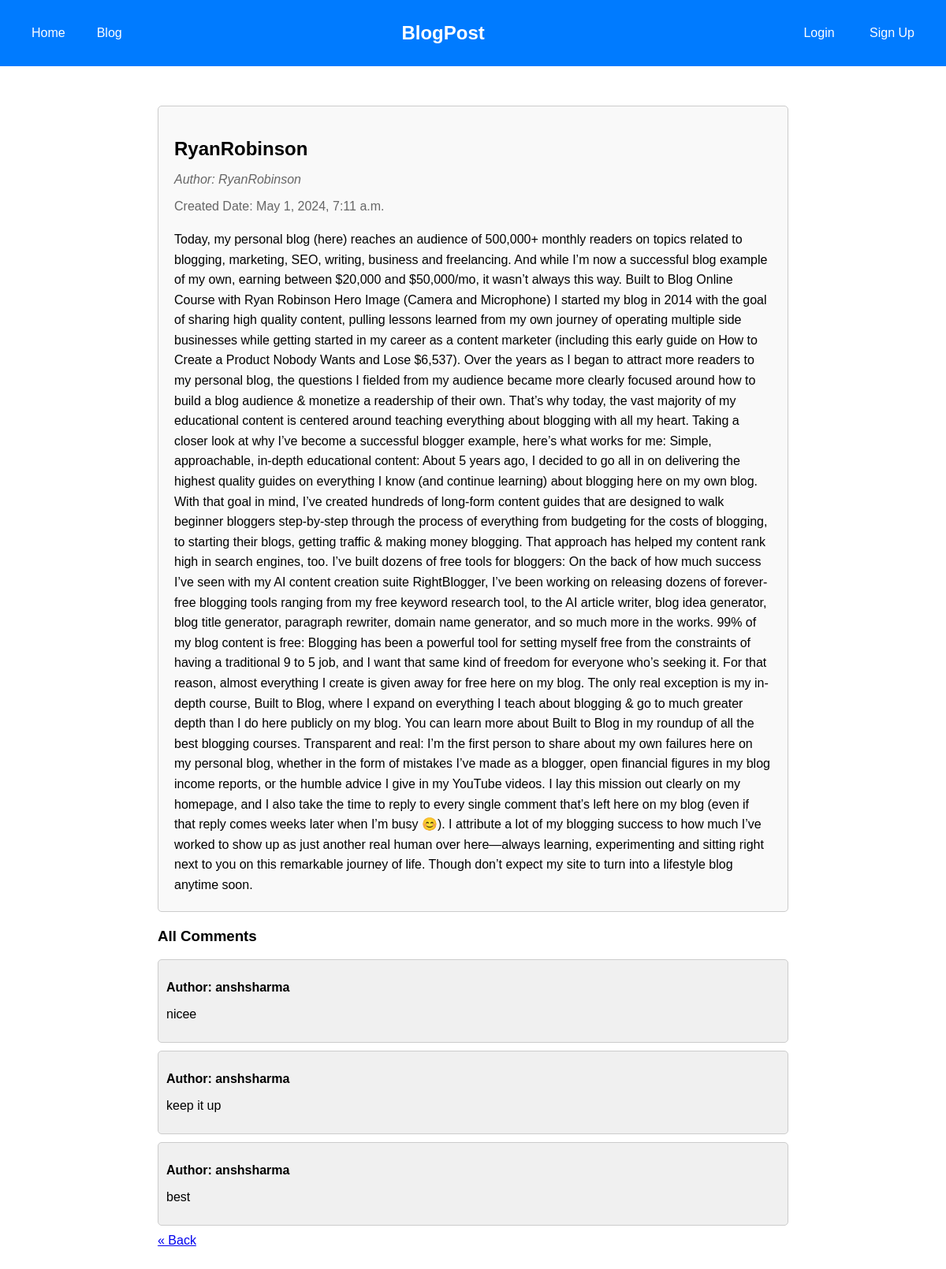
The app's page /blogs/5/ with its own data.
### app/models.py (models this page shows, shortened)
class Blog(models.Model):
    title = models.CharField(unique=True, max_length=100)
    content = models.TextField()
    user = models.ForeignKey(User, on_delete=models.CASCADE)
    tags = models.ManyToManyField('Tag', blank='True')
    created_at = models.DateTimeField(auto_now_add=True)
    likes = models.ManyToManyField(User, related_name='liked_blogs', blank=True)
    dislikes = models.ManyToManyField(User, related_name='disliked_blogs', blank=True)
    tags = models.ManyToManyField(Tag, related_name='blogs', blank=True)

class Comment(models.Model):
    blog = models.ForeignKey('Blog', related_name='comments', on_delete=models.CASCADE)
    user = models.ForeignKey(User, on_delete=models.CASCADE)
    content = models.TextField()
    created_at = models.DateTimeField(auto_now_add=True)

### app/views.py (the view)
# urls.py: path('blogs/<int:blog_id>/', views.view_blogs, name='view_blogs'),
def view_blogs(request, blog_id):
    blog_post = get_object_or_404(Blog, pk=blog_id)
    return render(request, 'view_blogs.html', {'blog_post': blog_post})

### templates/view_blogs.html (shortened to what this page needs)
{% extends 'navbar.html' %}
{% block content %}
<div class="container">
    <div class="blog-post">
        <h2 class="blog-title">{{ blog_post.title }}</h2>
        <p class="blog-author">Author: {{ blog_post.user.username }}</p>
        <p class="blog-date">Created Date: {{ blog_post.created_at }}</p>
        <div class="blog-content">
            {{ blog_post.content | safe }}
        </div>
    </div>
    <div class="comments">
        <h3>All Comments</h3>
        {% for comment in blog_post.comments.all %}
        <div class="comment">
            <p class="comment-author">Author: {{ comment.user.username }}</p>
            <p>{{ comment.content }}</p>
        </div>
        {% empty %}
        <p>No comments yet.</p>
        {% endfor %}
    </div>
    <a href="{% url 'blogs' %}" class="btn btn-success back-btn">&laquo; Back</a>
</div>
{% endblock %}

### templates/navbar.html (style rules this page uses)
body { margin: 0; font-family: Arial, sans-serif; }

### templates/view_blogs.html (style rules this page uses)
.container { max-width: 800px; margin: 50px auto; }
.blog-post { border: 1px solid #ccc; border-radius: 5px; background-color: #f9f9f9; padding: 20px; margin-bottom: 20px; }
.blog-title { font-size: 24px; font-weight: bold; margin-bottom: 10px; }
.blog-author { font-style: italic; color: #666; margin-bottom: 10px; }
.blog-date { color: #666; margin-bottom: 20px; }
.blog-content { line-height: 1.6; }
.comment { margin-bottom: 10px; }
.comment-author { font-weight: bold; }
.back-btn { margin-top: 20px; }
.comments { margin-top: 20px; }
.comment { padding: 10px; border: 1px solid #ccc; border-radius: 5px; background-color: #f0f0f0; margin-bottom: 10px; }
.comment-author { font-weight: bold; margin-bottom: 5px; }

### records on screen
Blog: title "RyanRobinson", user.username "RyanRobinson", created_at "May 1, 2024, 7:11 a.m.", content "Today, my personal blog (here) reaches an audience of 500,000+ monthly readers on topics related to blogging, marketing, SEO, writing, business and freelancing. And while I’m now a successful blog example of my own, earning between $20,000 and $50,000/mo, it wasn’t always this way. Built to Blog Online Course with Ryan Robinson Hero Image (Camera and Microphone) I started my blog in 2014 with the goal of sharing high quality content, pulling lessons learned from my own journey of operating multiple side businesses while getting started in my career as a content marketer (including this early guide on How to Create a Product Nobody Wants and Lose $6,537). Over the years as I began to attract…"
Comment: user.username "anshsharma", content "nicee"
Comment: user.username "anshsharma", content "keep it up"
Comment: user.username "anshsharma", content "best"
